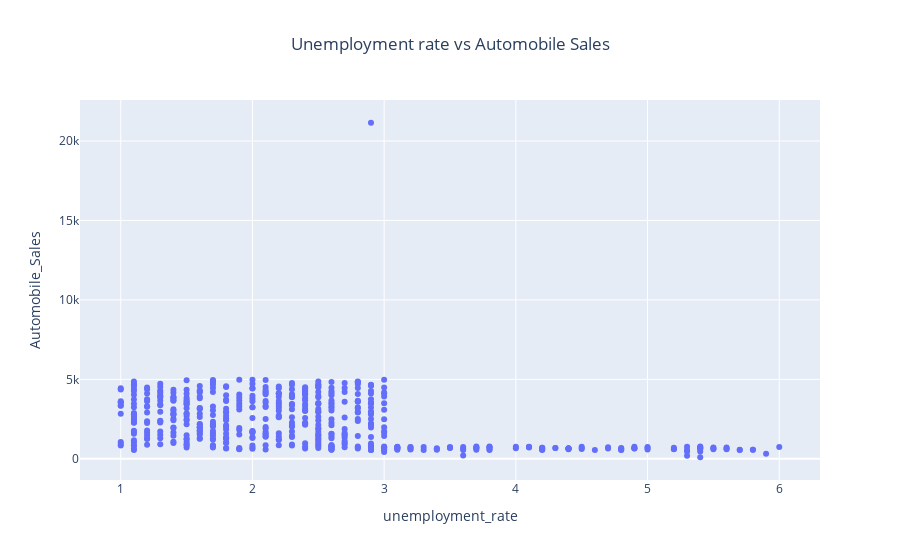

Notebook code for this chart:
### Code cell
fig2 =px.scatter(df,
              x="unemployment_rate",
              y="Automobile_Sales",
              title="Unemployment rate vs Automobile Sales "
                )
fig2.update_layout(title_x=0.5)
fig2.show()

### Figure 1 — Plotly figure (JSON) as saved in the notebook; plotly's stock layout.template omitted (floating-point values rounded to 4 significant figures; data arrays with more than 128 entries replaced by an {"elided": "..."} marker saying what was removed)
{"data": [{"hovertemplate": "unemployment_rate=%{x}<br>Automobile_Sales=%{y}<extra></extra>", "legendgroup": "", "marker": {"color": "#636efa", "symbol": "circle"}, "mode": "markers", "name": "", "orientation": "v", "showlegend": false, "type": "scatter", "x": {"elided": "528 float values"}, "xaxis": "x", "y": {"elided": "528 float values"}, "yaxis": "y"}], "layout": {"autosize": true, "legend": {"tracegroupgap": 0}, "title": {"text": "Unemployment rate vs Automobile Sales ", "x": 0.5}, "xaxis": {"anchor": "y", "autorange": true, "domain": [0, 1], "range": [0.6947, 6.305], "title": {"text": "unemployment_rate"}, "type": "linear"}, "yaxis": {"anchor": "x", "autorange": true, "domain": [0, 1], "range": [-1635.0, 22880.0], "title": {"text": "Automobile_Sales"}, "type": "linear"}}}
